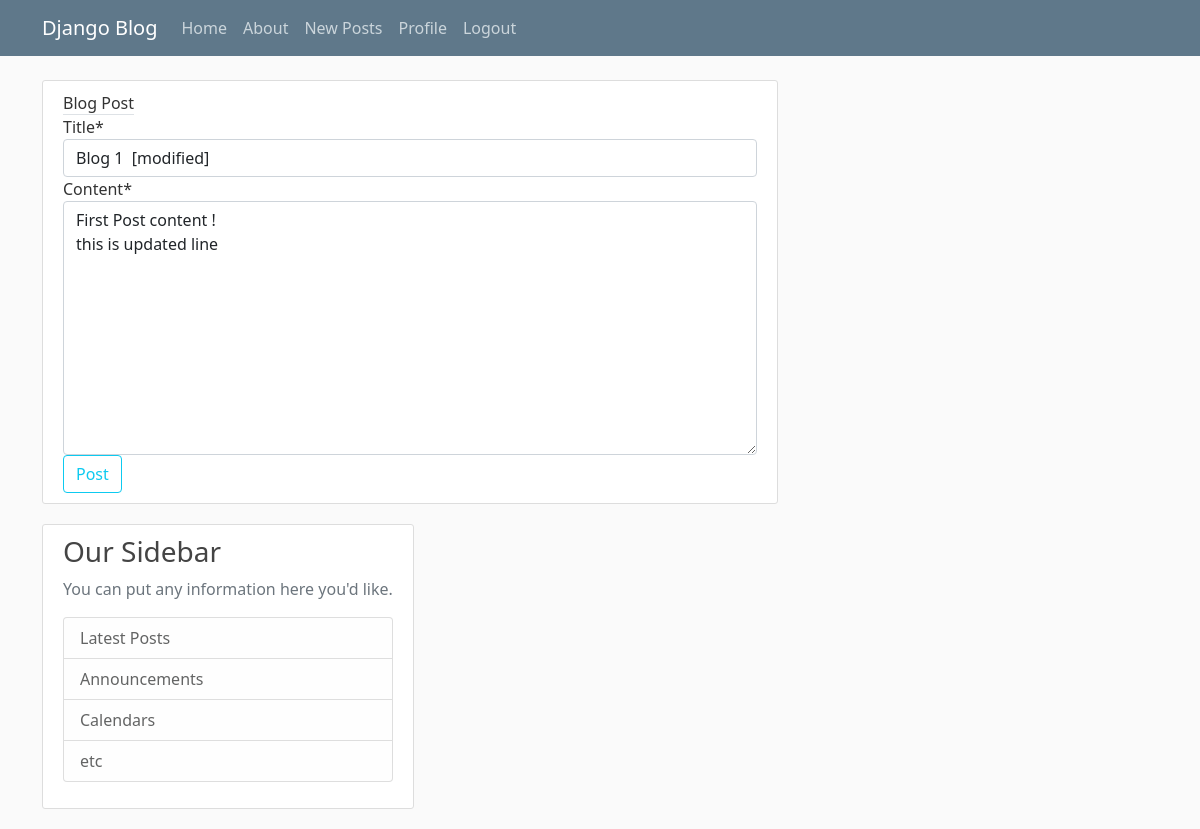
The app's page /post/1/update/ (signed in) with its own data.
### blog/models.py (models this page shows, shortened)
class Post(models.Model):
    title = models.CharField(max_length=100)
    content = models.TextField()
    date_posted = models.DateTimeField(default=timezone.now)
    author = models.ForeignKey(User, on_delete=models.CASCADE)

### blog/views.py (the view, shortened to what this page needs)
# urls.py: path('post/<int:pk>/update/', PostUpdateView.as_view(), name='post-update'),
class PostUpdateView(LoginRequiredMixin, UserPassesTestMixin, UpdateView):
    model = Post
    fields = ['title', 'content']
    def test_func(self):
        post = self.get_object()
        if self.request.user == post.author:
            return True
        return False

### blog/templates/blog/post_form.html (shortened to what this page needs)
{% extends 'blog/base.html' %}
{% load crispy_forms_tags %}
{% block content %}
    <div class="content-section">
        <form method="POST">
            <fieldset class="form-group">
                <legends class="border-bottom mb-4"> Blog Post</legends>
                {{ form|crispy }}
            </fieldset>
            <div class ="form-group">
                <button class="btn btn-outline-info" type  ="submit"> Post </botton>
            </div>
        </form>
        </div>
    </div>
{% endblock content %}

### blog/static/blog/main.css (style rules this page uses)
body { background: #fafafa; color: #333333; margin-top: 5rem; }
.content-section { background: #ffffff; padding: 10px 20px; border: 1px solid #dddddd; border-radius: 3px; margin-bottom: 20px; }

### records on screen
Post: title "Blog 1 [modified]", content "First Post content ! this is updated line"
